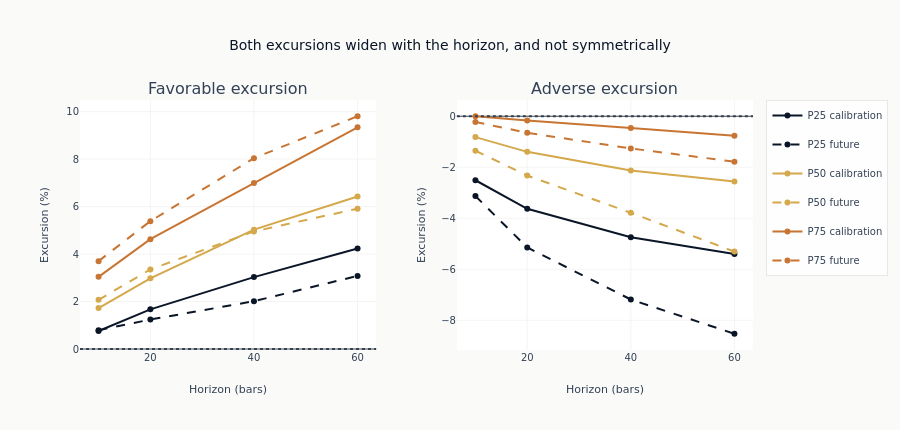

Write notebook code for a chart like this one.
### Code cell
future_60 = excursion_level_df.filter(
    (pl.col("split") == "future") & (pl.col("horizon") == 60)
).row(0, named=True)
fig.update_xaxes(title_text="Horizon (bars)")
fig.update_yaxes(title_text="Excursion (%)")
fig.add_hline(y=0, line_dash="dot", line_color=COLORS["neutral"])
fig.update_layout(
    title="Both excursions widen with the horizon, and not symmetrically",
    height=430,
)
show_plotly_with_alt(
    fig,
    "Two curves of separation score against stop distance, calibration and future, with a dotted line at the distance chosen on calibration. Both rise to a broad maximum and the future curve is the noisier of the two.",
)

### Figure 1 — Plotly figure (JSON) as saved in the notebook; plotly's stock layout.template omitted (floating-point values rounded to 4 significant figures)
{"data": [{"legendgroup": "p25-calibration", "line": {"color": "#0a1628", "dash": "solid"}, "mode": "lines+markers", "name": "P25 calibration", "showlegend": true, "type": "scatter", "x": [10, 20, 40, 60], "xaxis": "x", "y": [0.7596, 1.67, 3.029, 4.237], "yaxis": "y"}, {"legendgroup": "p25-future", "line": {"color": "#0a1628", "dash": "dash"}, "mode": "lines+markers", "name": "P25 future", "showlegend": true, "type": "scatter", "x": [10, 20, 40, 60], "xaxis": "x", "y": [0.7933, 1.241, 2.014, 3.08], "yaxis": "y"}, {"legendgroup": "p50-calibration", "line": {"color": "#D4A84B", "dash": "solid"}, "mode": "lines+markers", "name": "P50 calibration", "showlegend": true, "type": "scatter", "x": [10, 20, 40, 60], "xaxis": "x", "y": [1.726, 2.976, 5.029, 6.428], "yaxis": "y"}, {"legendgroup": "p50-future", "line": {"color": "#D4A84B", "dash": "dash"}, "mode": "lines+markers", "name": "P50 future", "showlegend": true, "type": "scatter", "x": [10, 20, 40, 60], "xaxis": "x", "y": [2.071, 3.352, 4.954, 5.913], "yaxis": "y"}, {"legendgroup": "p75-calibration", "line": {"color": "#C87533", "dash": "solid"}, "mode": "lines+markers", "name": "P75 calibration", "showlegend": true, "type": "scatter", "x": [10, 20, 40, 60], "xaxis": "x", "y": [3.04, 4.626, 6.989, 9.341], "yaxis": "y"}, {"legendgroup": "p75-future", "line": {"color": "#C87533", "dash": "dash"}, "mode": "lines+markers", "name": "P75 future", "showlegend": true, "type": "scatter", "x": [10, 20, 40, 60], "xaxis": "x", "y": [3.702, 5.386, 8.039, 9.806], "yaxis": "y"}, {"legendgroup": "p25-calibration", "line": {"color": "#0a1628", "dash": "solid"}, "mode": "lines+markers", "name": "P25 calibration", "showlegend": false, "type": "scatter", "x": [10, 20, 40, 60], "xaxis": "x2", "y": [-2.509, -3.628, -4.745, -5.404], "yaxis": "y2"}, {"legendgroup": "p25-future", "line": {"color": "#0a1628", "dash": "dash"}, "mode": "lines+markers", "name": "P25 future", "showlegend": false, "type": "scatter", "x": [10, 20, 40, 60], "xaxis": "x2", "y": [-3.13, -5.146, -7.185, -8.528], "yaxis": "y2"}, {"legendgroup": "p50-calibration", "line": {"color": "#D4A84B", "dash": "solid"}, "mode": "lines+markers", "name": "P50 calibration", "showlegend": false, "type": "scatter", "x": [10, 20, 40, 60], "xaxis": "x2", "y": [-0.8184, -1.396, -2.129, -2.561], "yaxis": "y2"}, {"legendgroup": "p50-future", "line": {"color": "#D4A84B", "dash": "dash"}, "mode": "lines+markers", "name": "P50 future", "showlegend": false, "type": "scatter", "x": [10, 20, 40, 60], "xaxis": "x2", "y": [-1.352, -2.326, -3.786, -5.306], "yaxis": "y2"}, {"legendgroup": "p75-calibration", "line": {"color": "#C87533", "dash": "solid"}, "mode": "lines+markers", "name": "P75 calibration", "showlegend": false, "type": "scatter", "x": [10, 20, 40, 60], "xaxis": "x2", "y": [0.0, -0.1667, -0.4615, -0.7626], "yaxis": "y2"}, {"legendgroup": "p75-future", "line": {"color": "#C87533", "dash": "dash"}, "mode": "lines+markers", "name": "P75 future", "showlegend": false, "type": "scatter", "x": [10, 20, 40, 60], "xaxis": "x2", "y": [-0.2245, -0.649, -1.262, -1.782], "yaxis": "y2"}], "layout": {"annotations": [{"font": {"size": 16}, "showarrow": false, "text": "Favorable excursion", "x": 0.22, "xanchor": "center", "xref": "paper", "y": 1.0, "yanchor": "bottom", "yref": "paper"}, {"font": {"size": 16}, "showarrow": false, "text": "Adverse excursion", "x": 0.78, "xanchor": "center", "xref": "paper", "y": 1.0, "yanchor": "bottom", "yref": "paper"}], "height": 430, "shapes": [{"line": {"color": "#334155", "dash": "dot"}, "type": "line", "x0": 0, "x1": 1, "xref": "x domain", "y0": 0, "y1": 0, "yref": "y"}, {"line": {"color": "#334155", "dash": "dot"}, "type": "line", "x0": 0, "x1": 1, "xref": "x2 domain", "y0": 0, "y1": 0, "yref": "y2"}], "title": {"text": "Both excursions widen with the horizon, and not symmetrically"}, "xaxis": {"anchor": "y", "domain": [0.0, 0.44], "title": {"text": "Horizon (bars)"}}, "xaxis2": {"anchor": "y2", "domain": [0.56, 1.0], "title": {"text": "Horizon (bars)"}}, "yaxis": {"anchor": "x", "domain": [0.0, 1.0], "title": {"text": "Excursion (%)"}}, "yaxis2": {"anchor": "x2", "domain": [0.0, 1.0], "title": {"text": "Excursion (%)"}}}}
